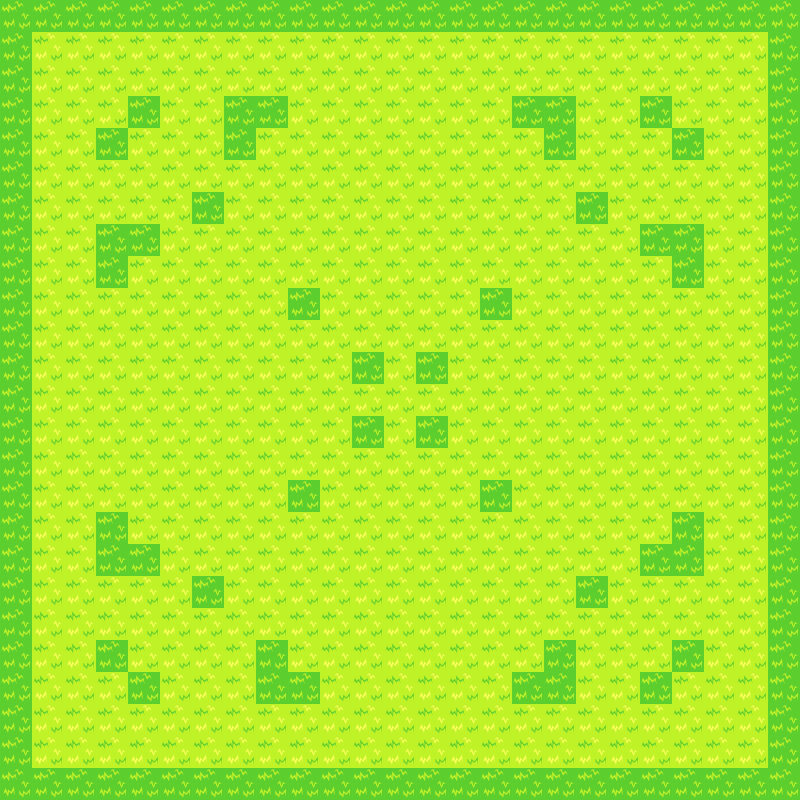

This is a level from a 2D game, rendered from its Tiled map with the project's own tilesets. A one-line summary and the map file follow, with tile-layer data summarised:
An orthogonal 25x25 tile map with 32x32 px tiles, 1 tile layer (layer0).

<map version="1.4" tiledversion="1.4.3" orientation="orthogonal" renderorder="right-up" width="25" height="25" tilewidth="32" tileheight="32" infinite="0" nextlayerid="2" nextobjectid="1">
 <tileset firstgid="1" name="ground" tilewidth="32" tileheight="32" tilecount="2" columns="2">
  <image source="ground.png" width="68" height="34" />
 </tileset>
 <layer id="1" name="layer0" width="25" height="25">
  <data>[625 cells, 625 non-empty, 2 distinct tile ids]</data>
 </layer>
</map>